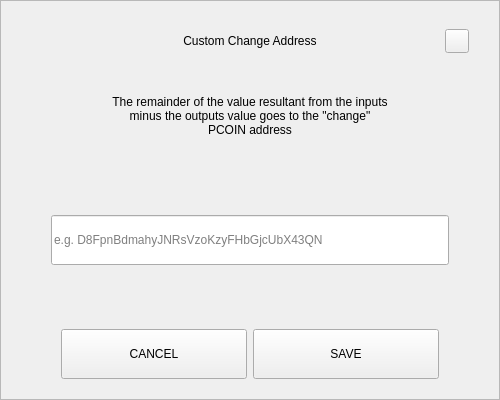
<?xml version="1.0" encoding="UTF-8"?>
<ui version="4.0">
 <class>SendChangeAddressDialog</class>
 <widget class="QDialog" name="SendChangeAddressDialog">
  <property name="geometry">
   <rect>
    <x>0</x>
    <y>0</y>
    <width>500</width>
    <height>400</height>
   </rect>
  </property>
  <property name="windowTitle">
   <string notr="true">N/A</string>
  </property>
  <layout class="QVBoxLayout" name="verticalLayout">
   <property name="spacing">
    <number>0</number>
   </property>
   <property name="leftMargin">
    <number>0</number>
   </property>
   <property name="topMargin">
    <number>0</number>
   </property>
   <property name="rightMargin">
    <number>0</number>
   </property>
   <property name="bottomMargin">
    <number>0</number>
   </property>
   <item>
    <widget class="QFrame" name="frame">
     <property name="styleSheet">
      <string notr="true"/>
     </property>
     <property name="frameShape">
      <enum>QFrame::StyledPanel</enum>
     </property>
     <property name="frameShadow">
      <enum>QFrame::Raised</enum>
     </property>
     <layout class="QVBoxLayout" name="verticalLayout_2" stretch="0,0,0,0,0,0,0">
      <property name="spacing">
       <number>0</number>
      </property>
      <property name="leftMargin">
       <number>30</number>
      </property>
      <property name="topMargin">
       <number>20</number>
      </property>
      <property name="rightMargin">
       <number>30</number>
      </property>
      <property name="bottomMargin">
       <number>20</number>
      </property>
      <item>
       <layout class="QHBoxLayout" name="horizontalLayout_3">
        <property name="spacing">
         <number>0</number>
        </property>
        <item>
         <spacer name="horizontalSpacer_2">
          <property name="orientation">
           <enum>Qt::Horizontal</enum>
          </property>
          <property name="sizeHint" stdset="0">
           <size>
            <width>40</width>
            <height>20</height>
           </size>
          </property>
         </spacer>
        </item>
        <item>
         <widget class="QLabel" name="labelTitle">
          <property name="minimumSize">
           <size>
            <width>0</width>
            <height>40</height>
           </size>
          </property>
          <property name="maximumSize">
           <size>
            <width>16777215</width>
            <height>40</height>
           </size>
          </property>
          <property name="styleSheet">
           <string notr="true">padding-left:24px;</string>
          </property>
          <property name="text">
           <string>Custom Change Address</string>
          </property>
          <property name="alignment">
           <set>Qt::AlignCenter</set>
          </property>
          <property name="margin">
           <number>7</number>
          </property>
         </widget>
        </item>
        <item>
         <spacer name="horizontalSpacer">
          <property name="orientation">
           <enum>Qt::Horizontal</enum>
          </property>
          <property name="sizeHint" stdset="0">
           <size>
            <width>40</width>
            <height>20</height>
           </size>
          </property>
         </spacer>
        </item>
        <item>
         <widget class="QPushButton" name="btnEsc">
          <property name="minimumSize">
           <size>
            <width>24</width>
            <height>24</height>
           </size>
          </property>
          <property name="maximumSize">
           <size>
            <width>24</width>
            <height>24</height>
           </size>
          </property>
          <property name="focusPolicy">
           <enum>Qt::NoFocus</enum>
          </property>
          <property name="text">
           <string/>
          </property>
         </widget>
        </item>
       </layout>
      </item>
      <item>
       <spacer name="verticalSpacer_2">
        <property name="orientation">
         <enum>Qt::Vertical</enum>
        </property>
        <property name="sizeType">
         <enum>QSizePolicy::Fixed</enum>
        </property>
        <property name="sizeHint" stdset="0">
         <size>
          <width>20</width>
          <height>20</height>
         </size>
        </property>
       </spacer>
      </item>
      <item alignment="Qt::AlignHCenter">
       <widget class="QLabel" name="labelMessage">
        <property name="minimumSize">
         <size>
          <width>0</width>
          <height>70</height>
         </size>
        </property>
        <property name="text">
         <string>The remainder of the value resultant from the inputs minus the outputs value goes to the &quot;change&quot; PCOIN address</string>
        </property>
        <property name="alignment">
         <set>Qt::AlignCenter</set>
        </property>
        <property name="wordWrap">
         <bool>true</bool>
        </property>
       </widget>
      </item>
      <item>
       <spacer name="verticalSpacer_3">
        <property name="orientation">
         <enum>Qt::Vertical</enum>
        </property>
        <property name="sizeHint" stdset="0">
         <size>
          <width>20</width>
          <height>40</height>
         </size>
        </property>
       </spacer>
      </item>
      <item>
       <layout class="QHBoxLayout" name="horizontalLayout_2">
        <property name="spacing">
         <number>0</number>
        </property>
        <property name="leftMargin">
         <number>20</number>
        </property>
        <property name="rightMargin">
         <number>20</number>
        </property>
        <item>
         <widget class="QLineEdit" name="lineEditAddress">
          <property name="minimumSize">
           <size>
            <width>0</width>
            <height>50</height>
           </size>
          </property>
          <property name="placeholderText">
           <string notr="true">e.g. D8FpnBdmahyJNRsVzoKzyFHbGjcUbX43QN</string>
          </property>
         </widget>
        </item>
       </layout>
      </item>
      <item>
       <spacer name="verticalSpacer">
        <property name="orientation">
         <enum>Qt::Vertical</enum>
        </property>
        <property name="sizeHint" stdset="0">
         <size>
          <width>20</width>
          <height>40</height>
         </size>
        </property>
       </spacer>
      </item>
      <item>
       <layout class="QHBoxLayout" name="horizontalLayout" stretch="2,2">
        <property name="spacing">
         <number>6</number>
        </property>
        <property name="leftMargin">
         <number>30</number>
        </property>
        <property name="rightMargin">
         <number>30</number>
        </property>
        <item>
         <widget class="QPushButton" name="btnCancel">
          <property name="minimumSize">
           <size>
            <width>180</width>
            <height>50</height>
           </size>
          </property>
          <property name="focusPolicy">
           <enum>Qt::NoFocus</enum>
          </property>
          <property name="text">
           <string>CANCEL</string>
          </property>
         </widget>
        </item>
        <item>
         <widget class="QPushButton" name="btnSave">
          <property name="minimumSize">
           <size>
            <width>180</width>
            <height>50</height>
           </size>
          </property>
          <property name="focusPolicy">
           <enum>Qt::NoFocus</enum>
          </property>
          <property name="text">
           <string>SAVE</string>
          </property>
         </widget>
        </item>
       </layout>
      </item>
     </layout>
    </widget>
   </item>
  </layout>
 </widget>
 <resources/>
 <connections/>
</ui>
